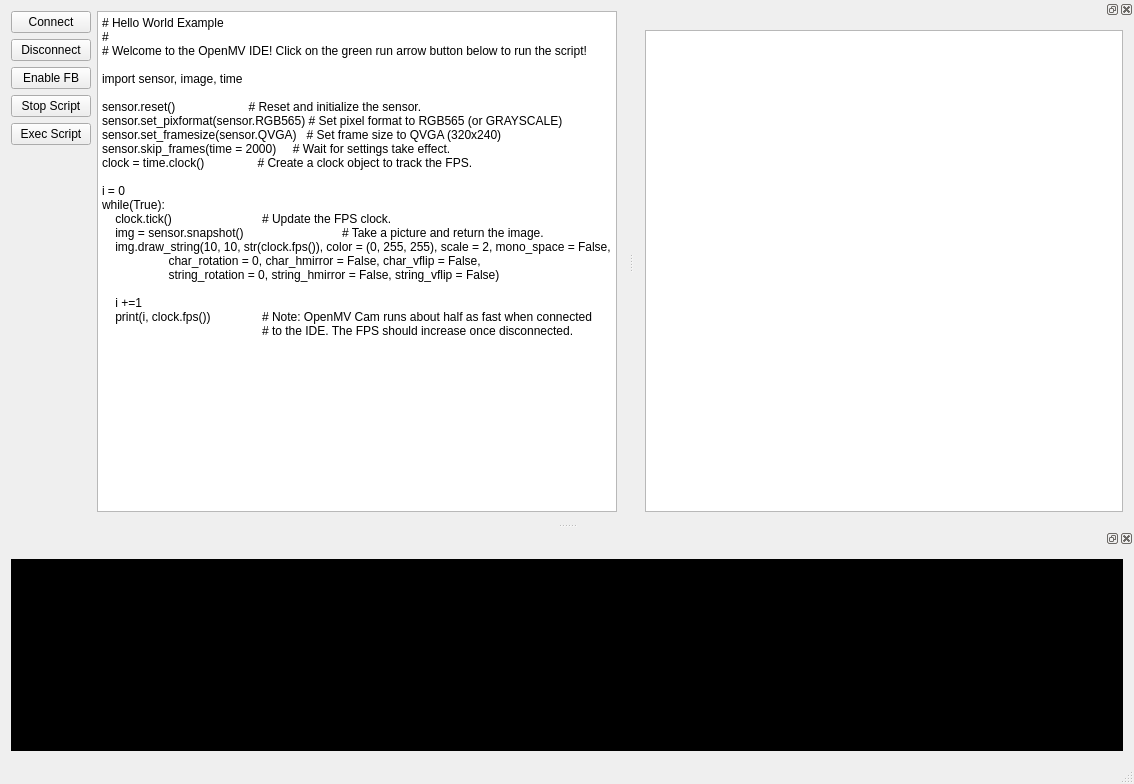
<?xml version="1.0" encoding="UTF-8"?>
<ui version="4.0">
 <class>MainWindow</class>
 <widget class="QMainWindow" name="MainWindow">
  <property name="geometry">
   <rect>
    <x>0</x>
    <y>0</y>
    <width>1134</width>
    <height>784</height>
   </rect>
  </property>
  <property name="windowTitle">
   <string>MainWindow</string>
  </property>
  <widget class="QWidget" name="centralWidget">
   <layout class="QHBoxLayout" name="horizontalLayout_2">
    <item>
     <layout class="QVBoxLayout" name="verticalLayout">
      <item>
       <widget class="QPushButton" name="pbStart">
        <property name="sizePolicy">
         <sizepolicy hsizetype="Preferred" vsizetype="Fixed">
          <horstretch>0</horstretch>
          <verstretch>0</verstretch>
         </sizepolicy>
        </property>
        <property name="text">
         <string>Connect</string>
        </property>
       </widget>
      </item>
      <item>
       <widget class="QPushButton" name="pbStop">
        <property name="sizePolicy">
         <sizepolicy hsizetype="Preferred" vsizetype="Fixed">
          <horstretch>0</horstretch>
          <verstretch>0</verstretch>
         </sizepolicy>
        </property>
        <property name="text">
         <string>Disconnect</string>
        </property>
       </widget>
      </item>
      <item>
       <widget class="QPushButton" name="pbEnableFB">
        <property name="sizePolicy">
         <sizepolicy hsizetype="Preferred" vsizetype="Fixed">
          <horstretch>0</horstretch>
          <verstretch>0</verstretch>
         </sizepolicy>
        </property>
        <property name="text">
         <string>Enable FB</string>
        </property>
        <property name="checkable">
         <bool>true</bool>
        </property>
       </widget>
      </item>
      <item>
       <widget class="QPushButton" name="pbStopScript">
        <property name="sizePolicy">
         <sizepolicy hsizetype="Preferred" vsizetype="Fixed">
          <horstretch>0</horstretch>
          <verstretch>0</verstretch>
         </sizepolicy>
        </property>
        <property name="text">
         <string>Stop Script</string>
        </property>
       </widget>
      </item>
      <item>
       <widget class="QPushButton" name="pbExecScript">
        <property name="sizePolicy">
         <sizepolicy hsizetype="Preferred" vsizetype="Fixed">
          <horstretch>0</horstretch>
          <verstretch>0</verstretch>
         </sizepolicy>
        </property>
        <property name="text">
         <string>Exec Script</string>
        </property>
       </widget>
      </item>
      <item>
       <spacer name="verticalSpacer">
        <property name="orientation">
         <enum>Qt::Vertical</enum>
        </property>
        <property name="sizeHint" stdset="0">
         <size>
          <width>20</width>
          <height>40</height>
         </size>
        </property>
       </spacer>
      </item>
     </layout>
    </item>
    <item>
     <layout class="QVBoxLayout" name="verticalLayout_2">
      <item>
       <widget class="QPlainTextEdit" name="txScript">
        <property name="sizePolicy">
         <sizepolicy hsizetype="Expanding" vsizetype="Expanding">
          <horstretch>0</horstretch>
          <verstretch>0</verstretch>
         </sizepolicy>
        </property>
        <property name="plainText">
         <string># Hello World Example
#
# Welcome to the OpenMV IDE! Click on the green run arrow button below to run the script!

import sensor, image, time

sensor.reset()                      # Reset and initialize the sensor.
sensor.set_pixformat(sensor.RGB565) # Set pixel format to RGB565 (or GRAYSCALE)
sensor.set_framesize(sensor.QVGA)   # Set frame size to QVGA (320x240)
sensor.skip_frames(time = 2000)     # Wait for settings take effect.
clock = time.clock()                # Create a clock object to track the FPS.

i = 0
while(True):
    clock.tick()                    	# Update the FPS clock.
    img = sensor.snapshot()         	# Take a picture and return the image.
    img.draw_string(10, 10, str(clock.fps()), color = (0, 255, 255), scale = 2, mono_space = False,
                    char_rotation = 0, char_hmirror = False, char_vflip = False,
                    string_rotation = 0, string_hmirror = False, string_vflip = False)
    
    i +=1
    print(i, clock.fps())              	# Note: OpenMV Cam runs about half as fast when connected
		# to the IDE. The FPS should increase once disconnected.</string>
        </property>
       </widget>
      </item>
     </layout>
    </item>
   </layout>
  </widget>
  <widget class="QStatusBar" name="statusBar"/>
  <widget class="QDockWidget" name="dockWidget_2">
   <attribute name="dockWidgetArea">
    <number>8</number>
   </attribute>
   <widget class="QWidget" name="dockWidgetContents_2">
    <layout class="QHBoxLayout" name="horizontalLayout_3">
     <item>
      <widget class="QTextEdit" name="txtLog">
       <property name="sizePolicy">
        <sizepolicy hsizetype="Expanding" vsizetype="Expanding">
         <horstretch>0</horstretch>
         <verstretch>0</verstretch>
        </sizepolicy>
       </property>
       <property name="font">
        <font>
         <family>Courier</family>
         <pointsize>10</pointsize>
        </font>
       </property>
       <property name="styleSheet">
        <string notr="true">background-color: rgb(0, 0, 0);</string>
       </property>
       <property name="lineWrapMode">
        <enum>QTextEdit::NoWrap</enum>
       </property>
       <property name="readOnly">
        <bool>true</bool>
       </property>
      </widget>
     </item>
    </layout>
   </widget>
  </widget>
  <widget class="QDockWidget" name="dockWidget">
   <property name="minimumSize">
    <size>
     <width>500</width>
     <height>111</height>
    </size>
   </property>
   <attribute name="dockWidgetArea">
    <number>2</number>
   </attribute>
   <widget class="QWidget" name="dockWidgetContents">
    <layout class="QVBoxLayout" name="verticalLayout_3">
     <item>
      <widget class="QGraphicsView" name="graphicsView"/>
     </item>
    </layout>
   </widget>
  </widget>
 </widget>
 <layoutdefault spacing="6" margin="11"/>
 <resources/>
 <connections/>
</ui>
